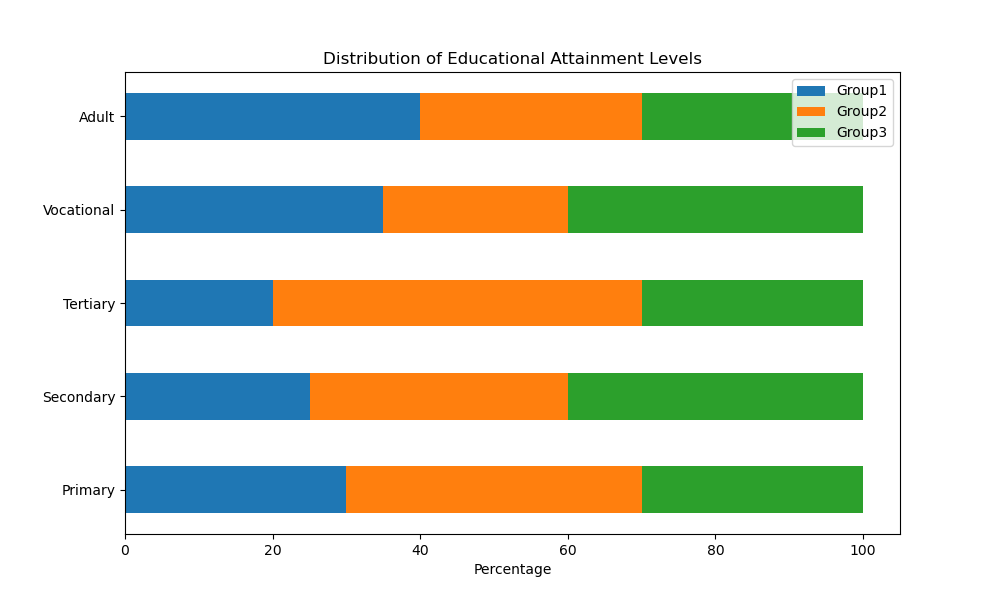

The script that drew this image:

import matplotlib.pyplot as plt
import numpy as np

data = {
    'Category': ['Primary', 'Secondary', 'Tertiary', 'Vocational', 'Adult'],
    'Group1': [30, 25, 20, 35, 40],
    'Group2': [40, 35, 50, 25, 30],
    'Group3': [30, 40, 30, 40, 30]
}

categories = data['Category']
group1 = data['Group1']
group2 = data['Group2']
group3 = data['Group3']

bar_width = 0.5

fig, ax = plt.subplots(figsize=(10, 6))
bottom = np.zeros(len(categories))

p1 = ax.barh(categories, group1, bar_width, label='Group1', color='#1f77b4', left=bottom)
bottom += group1

p2 = ax.barh(categories, group2, bar_width, label='Group2', color='#ff7f0e', left=bottom)
bottom += group2

p3 = ax.barh(categories, group3, bar_width, label='Group3', color='#2ca02c', left=bottom)

ax.set_xlabel('Percentage')
ax.set_title('Distribution of Educational Attainment Levels')
ax.legend()

plt.show()
